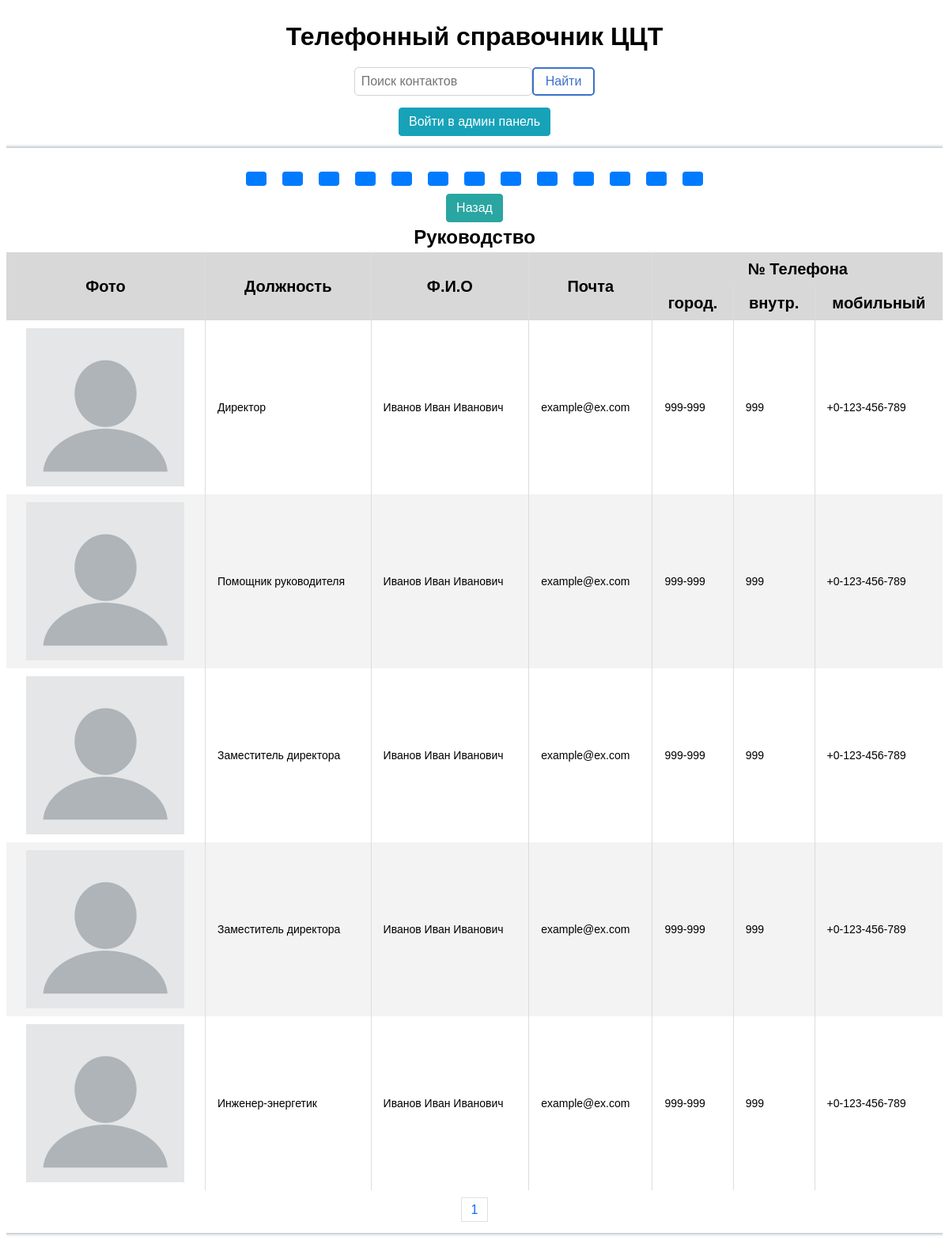
Page /contacts.php?id=1 on the committed database.
### tables this page shows
CREATE TABLE `department` (
  `id` int NOT NULL COMMENT 'ID',
  `name` varchar(110) NOT NULL COMMENT 'Название отдела',
  `abbreviation` varchar(250) DEFAULT NULL COMMENT 'Сокр. название'
);

CREATE TABLE `contacts` (
  `id` int NOT NULL COMMENT 'ID',
  `title` char(60) NOT NULL COMMENT 'Должность',
  `name` char(60) NOT NULL COMMENT 'Ф.И.О',
  `mail` char(50) NOT NULL COMMENT 'Почта',
  `landline_phone` varchar(50) NOT NULL COMMENT 'Город. номер',
  `extension_phone` varchar(150) NOT NULL COMMENT 'Внутр. номер',
  `mobile_phone` varchar(50) NOT NULL COMMENT 'Мобильный номер',
  `department` int NOT NULL COMMENT 'Отдел',
  `priority` int NOT NULL COMMENT 'Приоритет',
  `photo` varchar(250) DEFAULT NULL COMMENT 'Фотография'
);

### contacts.php (the view, shortened to what this page needs)
<!DOCTYPE html>
<html>
	<head>
		<link rel="stylesheet" type="text/css" href="css/main.css">
	</head>
	<body>
		<header>
			<div class="title">
				<h1><a href="index.php">Телефонный справочник ЦЦТ</a></h1>
			</div>
			<div class="search">
				<div class="search_form">
					<form action="functions/search.php" method="get">
		                <input type="search" name="q" autocomplete="off" placeholder="Поиск контактов">
		                <button type="submit">Найти</button>
		            </form>
		        </div>
	    	</div>
	    	<?php
			if (isset($_SESSION["login"]) && isset($_SESSION["password"])) {
				echo "
				<div class=admin_panel>
		    		<div class=admin_panel_exit>
		    			<a href=admin/logout.php class=\"button contact_delete\">Выйти</a>
		    		</div>
		    		<div class=admin_panel_add>
			        	<a href=functions/new.php?handbook=new class=\"button contact_add\">Добавить контакт</a>
			        </div>
			        <div class=admin_panel_php>
		    			<a href=http://phonebook.udm/phpmyadmin/index.php class=button>Войти в PhpMyAdmin</a>
		    		</div>
	    		</div>";
			} else {
				echo "
			  	<div class=admin_panel>
			  		<div class=admin_panel_php>
			  			<a href=admin/admin.php class=button>Войти в админ панель</a>
			  		</div>
			  	</div>
			  	";
			}
			?>
    	</header>
    	<main>
			<div class="departmentss">
				<?php
					include 'functions/connection_bd.php';
					$str_out_cats = "SELECT * FROM `department` ORDER BY `id`";
					$run_out_cats = mysqli_query($connect,$str_out_cats);
					$count=mysqli_num_rows($run_out_cats);
					if ($count>=1) {
						while ($out = mysqli_fetch_array($run_out_cats)) {
							echo "<div><a class=\"button departmentss_select\" href=contacts.php?id=$out[id]> $out[abbreviation]</a></div>";
						}
					}else {
						echo "<div class=search_result>
								<h2>Список отделов пуст :(</h2>
							</div>";
					}
				?>
			</div>
    		<div class="search_result">
    			<a class="button button_back search_result" href="index.php">Назад</a>
    			<?php
    				$id = $_GET['id'];
    				include 'functions/connection_bd.php';
                    $str_out_cats = "SELECT * FROM `department` WHERE `id` = '$id'";
                    $run_out_cats = mysqli_query($connect,$str_out_cats);
                    while ($out = mysqli_fetch_array($run_out_cats)) {
                    	echo "<h2>$out[name] $out[abbreviation]</h2>";
                    }
    			?>
    		</div>
				<?php
	                include 'functions/connection_bd.php';
					if (isset($_GET['page'])) {
	                    $page = $_GET['page'];
	                } else {
	                    $page = 1;
	                }
	                $id = $_GET['id'];
	                $limit = 15;
	                $offset = ($page - 1) * $limit;
	                $str_out_cats = "SELECT * FROM `contacts` WHERE `department` = '$id' ORDER BY `priority` ASC, `id` ASC LIMIT $offset, $limit";
	                $run_out_cats = mysqli_query($connect,$str_out_cats);
	                $count=mysqli_num_rows($run_out_cats);
	                if ($count>=1) {
	                	echo "
	                    <table class=table>
	                    <thead>
	                        <tr>
	                            <th rowspan=2>Фото</th>
	                            <th rowspan=2>Должность</th>
	                            <th rowspan=2>Ф.И.О</th>
	                            <th rowspan=2>Почта</th>
	                            <th colspan=3>№ Телефона</th>
	                            ";
	                        echo "
	                        </tr>
	                        <tr>
	                            <th>город.</th>
	                            <th>внутр.</th>
	                            <th>мобильный</th>
	                        </tr>
	                    </thead>
	                    <tbody>";
	                    while ($out = mysqli_fetch_array($run_out_cats)) {
	                        echo "
	                        <tr>
	                            <td><img class=table_photo src=\"/img/photos/$out[photo]\" onerror=\"this.onerror=null; this.src='/img/photos/default.png'\"></td>
	                            <td>$out[title]</td>
	                            <td>$out[name]</td>
	                            <td>$out[mail]</td>
	                            <td>$out[landline_phone]</td>
	                            <td>$out[extension_phone]</td>
	                            <td>$out[mobile_phone]</td>
	                            ";
	                        echo "</tr>";
	                    }
                    echo "</tbody>";
	            	} else {
	            		echo "<div class=search_result>
	                    		<h2>Список контактов пуст :(</h2>
	                		</div>";
	            	}
	            ?>
			</table>
			<div class="pagination">
				<nav>
					<ul>
						<?php
						if ($count>=1) {
							$id = $_GET['id'];
				            $query = "SELECT COUNT(*) FROM `contacts` WHERE `department` = '$id'";
				            $run_out_pages = mysqli_query($connect,$query);
				            $count = mysqli_fetch_array($run_out_pages)['0'];
				            $pages = ceil($count / $limit);
				            $id = $_GET['id'];
				            for ($i=1; $i <= $pages ; $i++) {
				                echo "<li>
				                        <a class=page_link href=?id=$id&page=$i>$i</a>
				                    </li>
				                ";
				            }
				        } else {
				        	echo " ";
				        }
				        ?>
	        		</ul>
	        	</nav>
	        </div>
    	</main>
		<footer>
		</footer>
	</body>
</html>

### css/main.css (style rules this page uses)
body { font-family: sans-serif; }
header { box-shadow: 0px -5px 5px -5px rgba(34, 60, 80, 0.6) inset; }
main { padding: 20px 0px 20px 0px; }
footer { box-shadow: 0px 5px 5px -5px rgba(34, 60, 80, 0.6) inset; padding: 10px 0px 10px 0px; }
li { list-style-type: none; }
.title { padding-top: 20px; padding-bottom: 20px; }
h1, h2 { text-align: center; margin: 0px; }
h1 a { text-decoration: none; color: black; }
.search { display: flex; justify-content: center; }
.search_form > form > input { padding: 8px; font-size: 16px; border: 1px solid lightgrey; float: left; border-radius: 5px; transition: 0.2s; }
.search_form > form > button { float: left; padding: 7px 15px 7px 15px; color: #3b71ca; font-size: 16px; border: 2px solid #3b71ca; cursor: pointer; border-radius: 5px; background-color: white; transition: 0.2s; }
.admin_panel { display: flex; justify-content: space-around; padding: 15px 0px 15px 0px; }
.admin_panel_php > a { color: #fff; background-color: #17a2b8; border-color: #17a2b8; }
.departmentss { width: fit-content; display: flex; justify-content: space-around; margin: auto; flex-wrap: wrap; }
.departmentss > div { margin: 10px; display: flex; justify-content: center; }
.departmentss_select { text-align: center; color: #fff; background-color: #007bff; border-color:#007bff; }
.table { width: 100%; border: none; border-collapse: collapse; }
.table thead th { font-weight: bold; border: none; padding: 10px 15px; background: #d8d8d8; font-size: 20px; border-left: 1px solid #ddd; border-right: 1px solid #ddd; text-align: center; }
.table tbody td { text-align: left; border-left: 1px solid #ddd; border-right: 1px solid #ddd; padding: 10px 15px; font-size: 14px; }
.table thead tr th:first-child, .table tbody tr td:first-child { border-left: none; }
.table thead tr th:last-child, .table tbody tr td:last-child { border-right: none; }
.table tbody tr:nth-child(even) { background: #f3f3f3; }
.table_photo { display: block; margin: auto; width: 200px; }
.button { text-decoration: none; padding: 0.5rem 0.75rem; border-radius: 0.25rem; display: inline-block; border: 1px solid transparent; transition: 0.3s; font-size: 16px; }
.button_back { color: #fff; background-color: #29a5a2;; border-color: #29a5a2;; }
.search_result { text-align: center; margin-bottom: 5px; }
.pagination { text-align: center; }
.pagination ul { display: flex; justify-content: center; padding-left: 0px; margin-bottom: 0px; }
.page_link { text-decoration: none; border: 1px solid #dee2e6; padding: 0.375rem 0.75rem; color: #0d6efd; }

### rows in the picture
department: name "Руководство"
contacts: photo (placeholder picture), title "Директор", name "Иванов Иван Иванович", mail "example@ex.com", landline_phone "999-999", extension_phone "999", mobile_phone "+0-123-456-789"
contacts: photo (placeholder picture), title "Помощник руководителя", name "Иванов Иван Иванович", mail "example@ex.com", landline_phone "999-999", extension_phone "999", mobile_phone "+0-123-456-789"
contacts: photo (placeholder picture), title "Заместитель директора", name "Иванов Иван Иванович", mail "example@ex.com", landline_phone "999-999", extension_phone "999", mobile_phone "+0-123-456-789"
contacts: photo (placeholder picture), title "Заместитель директора", name "Иванов Иван Иванович", mail "example@ex.com", landline_phone "999-999", extension_phone "999", mobile_phone "+0-123-456-789"
contacts: photo (placeholder picture), title "Инженер-энергетик", name "Иванов Иван Иванович", mail "example@ex.com", landline_phone "999-999", extension_phone "999", mobile_phone "+0-123-456-789"
